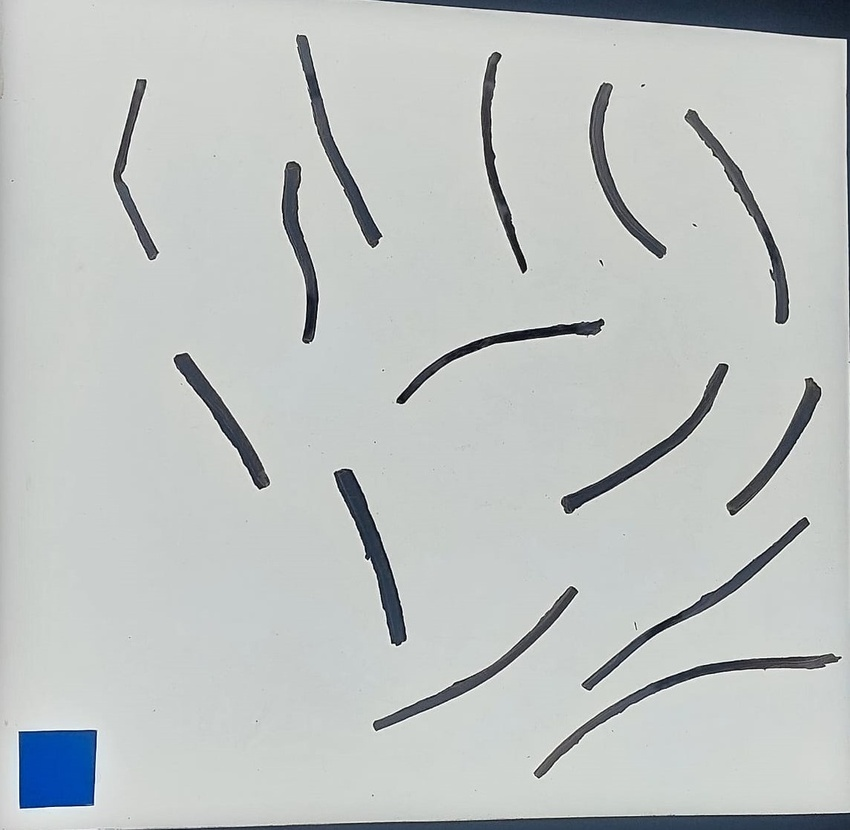
#> input picture images/test.jpeg, 850 x 830 px, shrunk from 1145 x 1117 before the run
$ python curved.py
#> lines starting #> are read from the running program, lines starting #| are printed output that depends on the picture; after the words box and inside, x2 and y2 are one past the last pixel; in counts of white or black regions, pixels touching at a corner belong together; long printed decimals are rounded
from scipy.spatial.distance import euclidean
from imutils import perspective, contours
import numpy as np
import imutils
import cv2

# Function to show array of images (intermediate results)
def show_images(images):
    for i, img in enumerate(images):
        cv2.imshow("image_" + str(i), img)
    cv2.waitKey(0)
    cv2.destroyAllWindows()

# Path to the image
img_path = "images/test.jpeg"

# Read image and preprocess
image = cv2.imread(img_path)
#> image is the input picture: shape (830, 850, 3); mean B, G, R 193.4, 194.3, 189.9

# Darken the background
darkened = cv2.addWeighted(image, 0.5, np.zeros(image.shape, dtype=image.dtype), 0.5, 0)
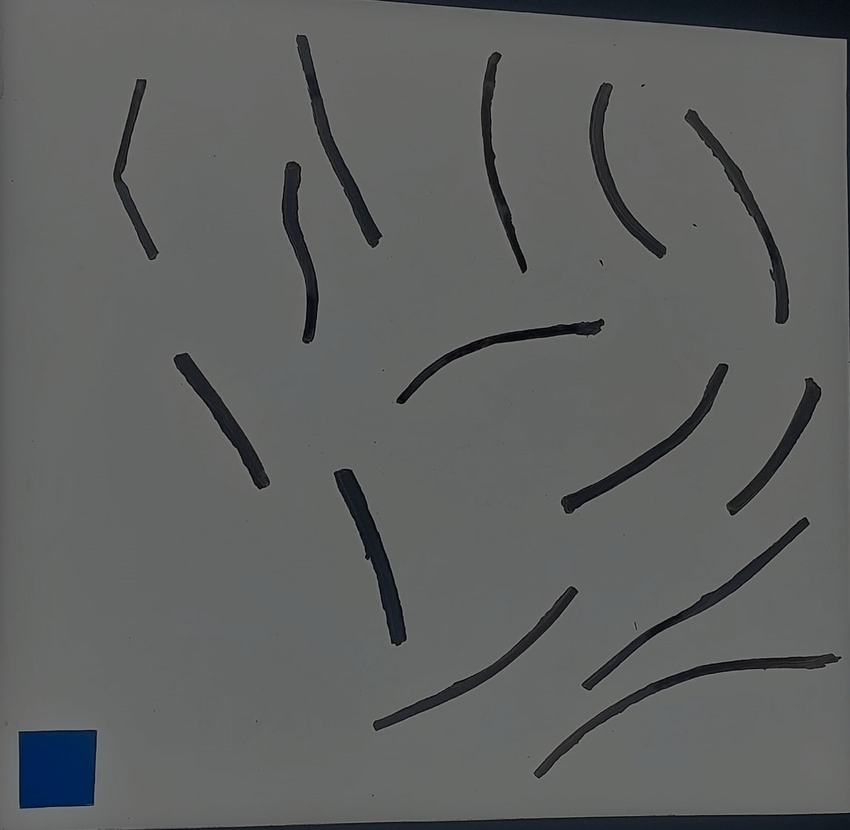
#> darkened: shape (830, 850, 3); mean B, G, R 96.7, 97.1, 95

gray = cv2.cvtColor(darkened, cv2.COLOR_BGR2GRAY)
blur = cv2.GaussianBlur(gray, (9, 9), 0)

edged = cv2.Canny(blur, 50, 100)
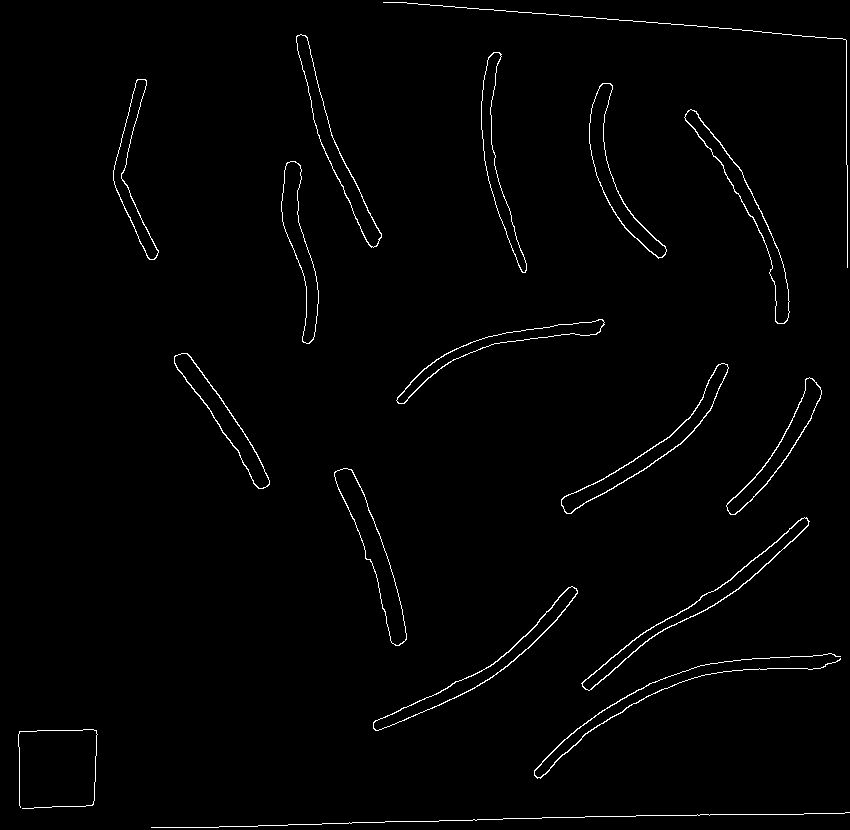
#> edged: shape (830, 850); 1.3% white in thin lines or dots
edged = cv2.dilate(edged, None, iterations=1)
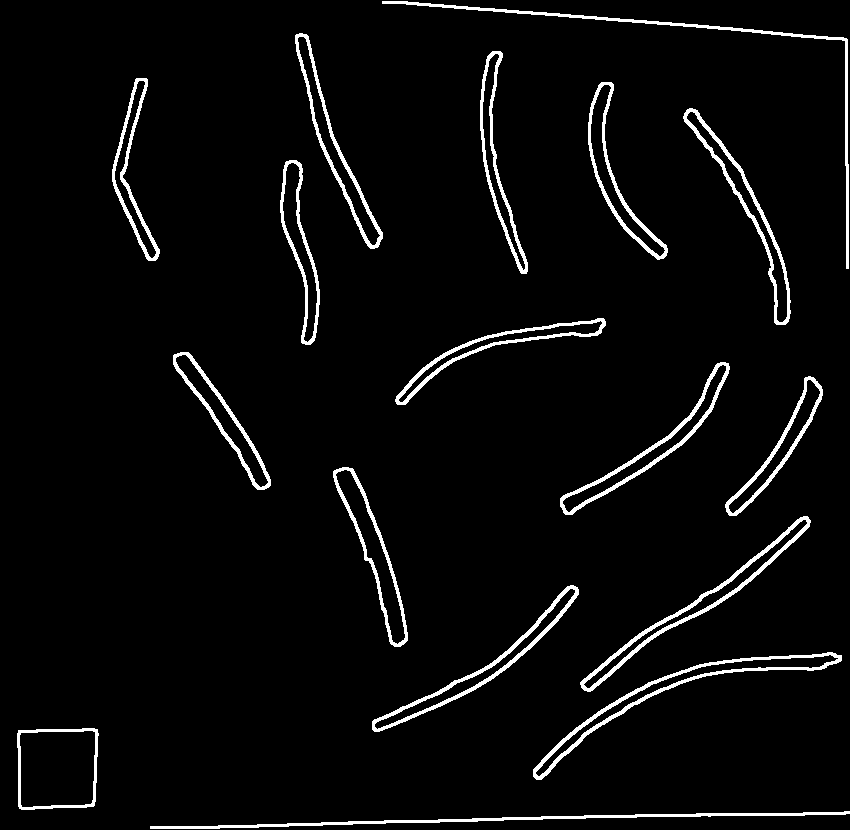
#> edged: shape (830, 850); 4.2% white; 17 white regions, largest, box (x1, y1, x2, y2) and area: (533, 652, 842, 780) 2528, (580, 516, 811, 692) 2382, (382, 1, 849, 269) 2157
edged = cv2.erode(edged, None, iterations=1)
#> edged: shape (830, 850); 1.3% white in thin lines or dots

# Find contours
cnts = cv2.findContours(edged.copy(), cv2.RETR_EXTERNAL, cv2.CHAIN_APPROX_SIMPLE)
#> cnts = 17 contours, 3 with area under 20; largest, box (x1, y1, x2, y2) and area: (534, 653, 841, 779) 3506, (334, 468, 407, 646) 3312, (581, 517, 810, 691) 3035, (561, 363, 729, 514) 2939, (296, 34, 382, 248) 2884
cnts = imutils.grab_contours(cnts)

# Sort contours from left to right as the leftmost contour is the reference object
(cnts, _) = contours.sort_contours(cnts)

# Remove contours which are not large enough
cnts = [x for x in cnts if cv2.contourArea(x) > 100]
#> cnts = 14 contours; largest, box (x1, y1, x2, y2) and area: (534, 653, 841, 779) 3506, (334, 468, 407, 646) 3312, (581, 517, 810, 691) 3035, (561, 363, 729, 514) 2939, (296, 34, 382, 248) 2884

# Reference object dimensions
# Here, for reference, I have used a 2cm x 2cm square
ref_object = cnts[0]
#> ref_object = contour of 230 points, box (x1, y1, x2, y2) (113, 79, 159, 260), area 1920
ellipse = cv2.fitEllipse(ref_object)
#> ellipse = ((164.2, 163.9), (88.26, 173.7), 179.9)
major_axis, minor_axis = max(ellipse[1]), min(ellipse[1])
#> major_axis = 173.7; minor_axis = 88.26
dist_in_pixel = major_axis
#> dist_in_pixel = 173.7
dist_in_cm = 2.5
pixel_per_cm = dist_in_pixel / dist_in_cm
#> pixel_per_cm = 69.48

# Counter variable to keep track of the number of objects
object_count = 0
total_length = 0
total_width = 0

# Draw remaining contours and count objects
for cnt in cnts[1:]:  # Skip the reference object
    ellipse = cv2.fitEllipse(cnt)
    major_axis, minor_axis = max(ellipse[1]), min(ellipse[1])

    # Check if contour area is large enough to be considered as an object
    if cv2.contourArea(cnt) > 100:
        # Increment the object count
        object_count += 1

        # Draw ellipse and annotations
        cv2.ellipse(image, ellipse, (0, 0, 255), 2)

        mid_pt_horizontal = (int(ellipse[0][0] - minor_axis / 2), int(ellipse[0][1]))
        mid_pt_verticle = (int(ellipse[0][0]), int(ellipse[0][1] - major_axis / 2))
        wid = major_axis / pixel_per_cm
        ht = minor_axis / pixel_per_cm
        total_length += wid
        total_width += ht

        cv2.putText(image, "{:.1f}cm".format(wid),
                    (int(mid_pt_horizontal[0] - 15), int(mid_pt_horizontal[1] - 10)),
                    cv2.FONT_HERSHEY_SIMPLEX, 0.5, (0, 0, 0), 2, cv2.LINE_AA)
        cv2.putText(image, "{:.1f}cm".format(ht), (int(mid_pt_verticle[0] + 10), int(mid_pt_verticle[1])),
                    cv2.FONT_HERSHEY_SIMPLEX, 0.5, (0, 0, 0), 2, cv2.LINE_AA)
#> this loop made 13 passes
#> (ellipse, major_axis, minor_axis, mid_pt_horizontal, mid_pt_verticle, wid, ht, total_length) on passes 1 to 7: (((221.1, 415.8), (19.23, 203.8), 146.2), 203.8, 19.23, (211, 415), (221, 313), 2.93, 0.277, 2.93), (((299.3, 246), (23.78, 192.8), 173), 192.8, 23.78, (287, 246), (299, 149), 2.77, 0.342, 5.71), (((335.8, 146.5), (23.28, 217.9), 159.6), 217.9, 23.28, (324, 146), (335, 37), 3.14, 0.335, 8.85), (((371.7, 548.4), (22.71, 246.7), 160.9), 246.7, 22.71, (360, 548), (371, 425), 3.55, 0.327, 12.4), (((478.7, 658.7), (40.56, 214.5), 56.9), 214.5, 40.56, (458, 658), (478, 551), 3.09, 0.584, 15.48), (((499.7, 369.2), (63.55, 212), 71.84), 212, 63.55, (467, 369), (499, 263), 3.05, 0.915, 18.54), (((512.1, 159.9), (47.96, 204), 170.8), 204, 47.96, (488, 159), (512, 57), 2.94, 0.69, 21.47)
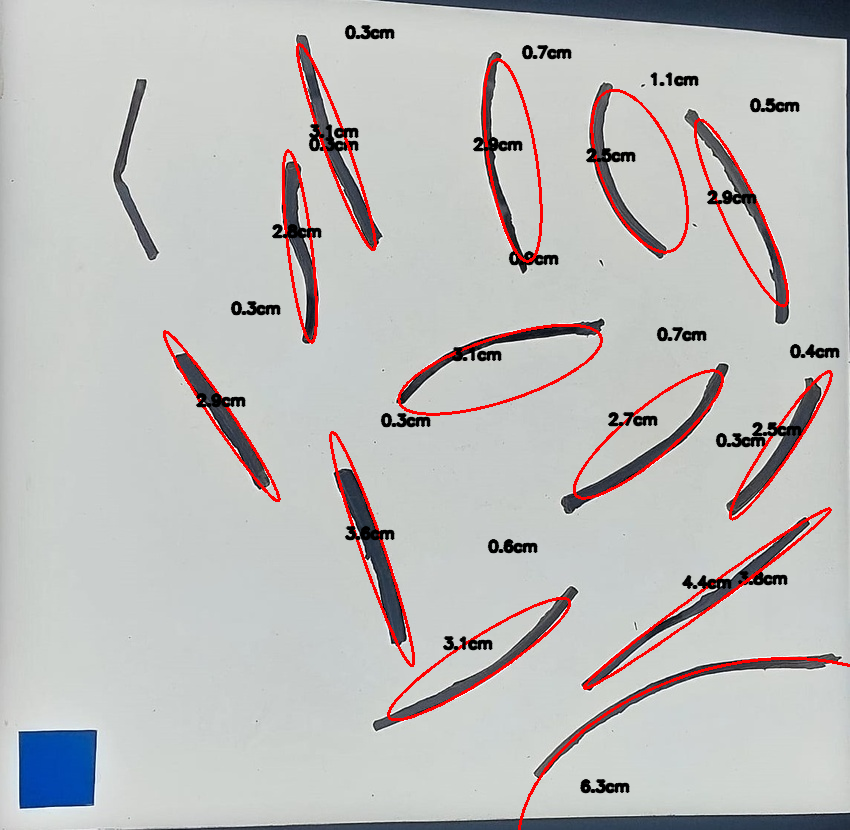
#> image: shape (830, 850, 3); 4.32% of pixels changed, all inside (x1, y1, x2, y2) = (163, 25, 850, 830)
#> after the loop, object_count = 13; total_length = 42.8; total_width = 10.25

# Calculate average length and width
avg_length = total_length / object_count if object_count > 0 else 0
#> avg_length = 3.29
avg_width = total_width / object_count if object_count > 0 else 0
#> avg_width = 0.788

# Display the number of objects, average length, and average width on the image
cv2.putText(image, "Objects Count: {}".format(object_count), (10, 30),
            cv2.FONT_HERSHEY_SIMPLEX, 0.7, (0, 255, 0), 2)
cv2.putText(image, "Average Length: {:.2f}cm".format(avg_length), (10, 60),
            cv2.FONT_HERSHEY_SIMPLEX, 0.7, (0, 255, 0), 2)
cv2.putText(image, "Average Width: {:.2f}cm".format(avg_width), (10, 90),
            cv2.FONT_HERSHEY_SIMPLEX, 0.7, (0, 255, 0), 2)
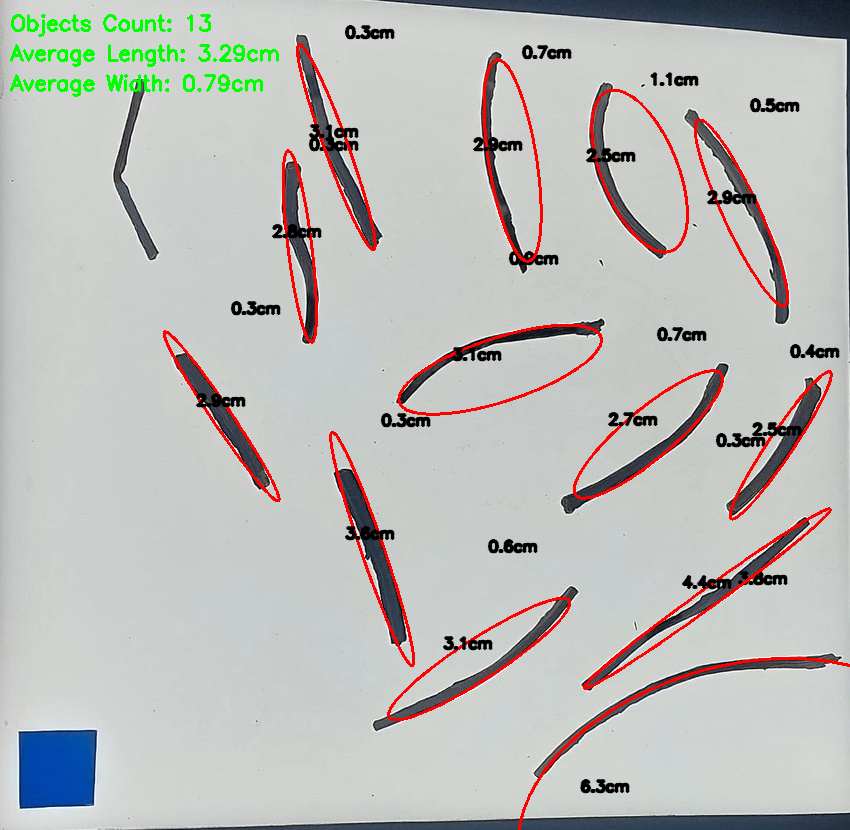
#> image: shape (830, 850, 3); mean B, G, R 185.6, 188.2, 188.2

# Show the final result
show_images([image])
#> the loop in show_images, `for i, img in enumerate(images):` made 1 pass

# Log the results
print("Number of objects:", object_count)
#| Number of objects: 13
print("Average length:", avg_length, "cm")
#| Average length: 3.292 cm
print("Average width:", avg_width, "cm")
#| Average width: 0.7884 cm
